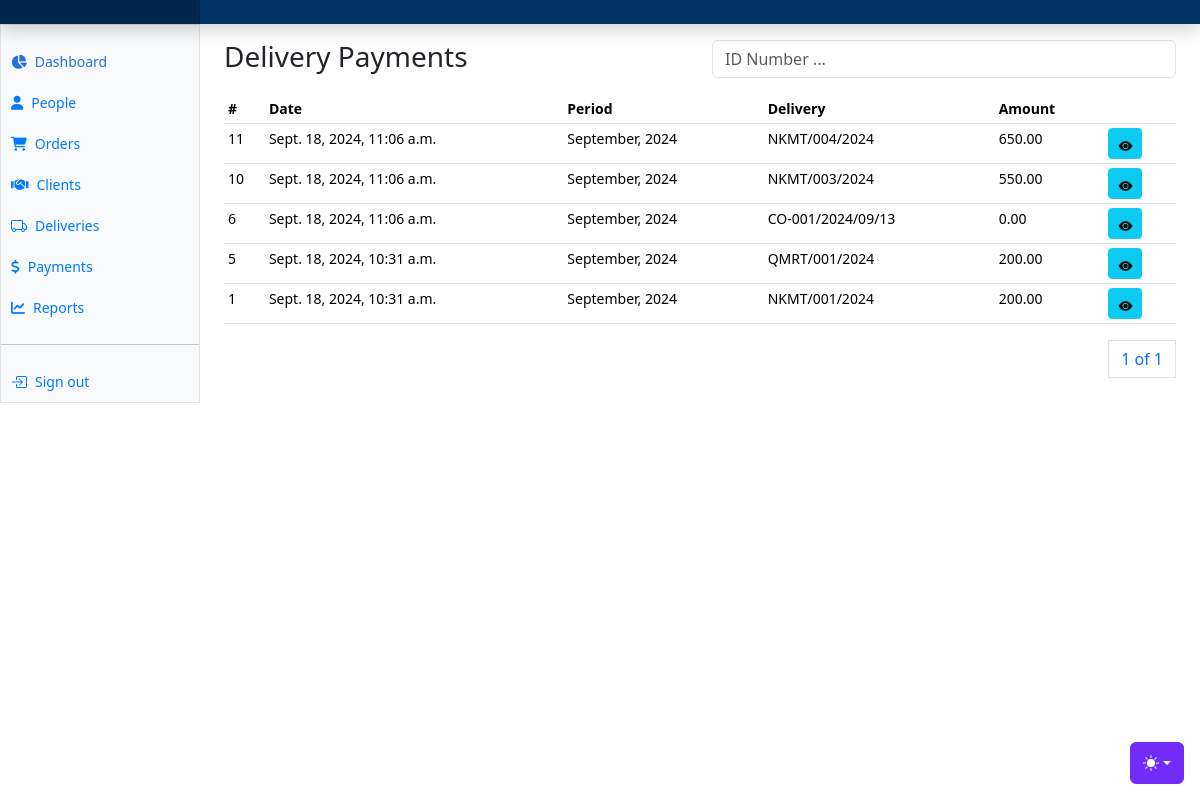
Page /payments/earning/1/payments/ (signed in) on the committed database.
### apps/payments/models.py (models this page shows, shortened)
class RiderPayment(AbstractBaseModel):
    earning = models.ForeignKey(RiderEarning, on_delete=models.CASCADE)
    tenant = models.ForeignKey("tenants.Tenant", on_delete=models.CASCADE)
    rider = models.ForeignKey("riders.Rider", on_delete=models.CASCADE)
    delivery = models.ForeignKey("deliveries.Delivery", on_delete=models.CASCADE)
    amount = models.DecimalField(max_digits=100, decimal_places=2, default=0)
    redeemed = models.BooleanField(default=False)

class RiderEarning(AbstractBaseModel):
    tenant = models.ForeignKey("tenants.Tenant", on_delete=models.CASCADE)
    rider = models.ForeignKey("riders.Rider", on_delete=models.CASCADE)
    month = models.CharField(max_length=255)
    year = models.IntegerField()
    total_amount = models.DecimalField(max_digits=100, decimal_places=2, default=0)
    amount_paid = models.DecimalField(max_digits=100, decimal_places=2, default=0)
    balance = models.DecimalField(max_digits=100, decimal_places=2, default=0)
    redeemed = models.BooleanField(default=False)
    def __str__(self):
        return f"{self.month}, {self.year}"

### apps/deliveries/models.py (models this page shows)
class Delivery(AbstractBaseModel):
    tenant = models.ForeignKey("tenants.Tenant", on_delete=models.CASCADE)
    rider = models.ForeignKey("riders.Rider", on_delete=models.SET_NULL, null=True)
    order = models.ForeignKey("clients.Order", on_delete=models.CASCADE, null=True)
    delivery_cost = models.DecimalField(max_digits=100, decimal_places=2, default=0)
    delivery_status = models.CharField(max_length=255, choices=DELIVERY_STATUS)
    delivery_type = models.CharField(max_length=255, choices=DELIVERY_TYPES, default="Single Order")
    active = models.BooleanField(default=True)
    def __str__(self):
        return self.order.order_number if self.order else f"{self.id}"

### apps/clients/models.py (models this page shows, shortened)
class Order(AbstractBaseModel):
    tenant = models.ForeignKey("tenants.Tenant", on_delete=models.CASCADE)
    client = models.ForeignKey(Client, on_delete=models.CASCADE, related_name="clientorders")
    order_number = models.CharField(max_length=255)
    customer_name = models.CharField(max_length=255)
    customer_phone = models.CharField(max_length=255)
    customer_location = models.JSONField(null=True)
    customer_address = models.CharField(max_length=500)
    order_status = models.CharField(
        max_length=255, choices=ORDER_STATUSES, default="Pending Dispatch"
    )
    delivery_cost = models.DecimalField(max_digits=100, decimal_places=2, default=0)
    delivery_urgency = models.CharField(max_length=255, null=True)
    additional_details = models.JSONField(default=dict)

### apps/payments/views.py (the view)
# urls.py: path("earning/<int:id>/payments/", earning_payments, name="earning-payments"),
@login_required(login_url="/users/login")
def earning_payments(request, id):
    earning = RiderEarning.objects.get(id=id)
    rider_payments = RiderPayment.objects.filter(earning=earning).order_by("-created")
    paginator = Paginator(rider_payments, 8)
    page_number = request.GET.get("page")
    page_obj = paginator.get_page(page_number)
    context = {"page_obj": page_obj}
    return render(request, "payments/rider/rider_payments.html", context)

### templates/payments/rider/rider_payments.html (shortened to what this page needs)
{% extends "base.html" %}
{% block content %}
<div class="row">
    <div class="col">
        <h3>Delivery Payments</h3>
    </div>
    <div class="col">
      <form method="POST">
        <div class="input-group mb-3">
            <div class="col">
              <input type="text" class="form-control" name="search_text" id="search_text" placeholder="ID Number ...">
            </div>
          </div>
      </form>
    </div>
</div>
      <div class="table-responsive small">
        <table class="table table-sm">
          <thead>
            <tr>
              <th scope="col">#</th>
              <th scope="col">Date</th>
              <th scope="col">Period</th>
              <th scope="col">Delivery</th>
              <th scope="col">Amount</th>
              <th scope="col"></th>
            </tr>
          </thead>
          <tbody>
            {% for payment in page_obj %}
            <tr>
              <td>{{payment.id}}</td>
              <td>{{payment.created}}</td>
              <td>{{payment.earning}}</td>
              <td>{{payment.delivery}}</td>
              <td>{{payment.amount}}</td>
              <td>
                <a href="" class="btn btn-info btn-sm"><i class="bi bi-eye-fill"></i></a>
              </td>
            </tr>
            {% endfor %}
          </tbody>
        </table>
        <div>
          <nav aria-label="Page navigation example">
            <ul class="pagination justify-content-end">
              <a class="page-link" href="#">{{ page_obj.number }} of {{ page_obj.paginator.num_pages }}</a>
            </ul>
          </nav>
        </div>
      </div>
{% endblock content %}

### static/dashboard.css (style rules this page uses)
.bi { display: inline-block; width: 1rem; height: 1rem; }

### templates/base.html (style rules this page uses)
.bi { vertical-align: -.125em; fill: currentColor; }

### rows in the picture
RiderPayment: id "11", created "Sept. 18, 2024, 11:06 a.m.", earning "September, 2024", delivery "NKMT/004/2024", amount "650.00"
RiderPayment: id "10", created "Sept. 18, 2024, 11:06 a.m.", earning "September, 2024", delivery "NKMT/003/2024", amount "550.00"
RiderPayment: id "6", created "Sept. 18, 2024, 11:06 a.m.", earning "September, 2024", delivery "CO-001/2024/09/13", amount "0.00"
RiderPayment: id "5", created "Sept. 18, 2024, 10:31 a.m.", earning "September, 2024", delivery "QMRT/001/2024", amount "200.00"
RiderPayment: id "1", created "Sept. 18, 2024, 10:31 a.m.", earning "September, 2024", delivery "NKMT/001/2024", amount "200.00"

### other values in the picture
{{ page_obj.number }} "1"
{{ page_obj.paginator.num_pages }} "1"
